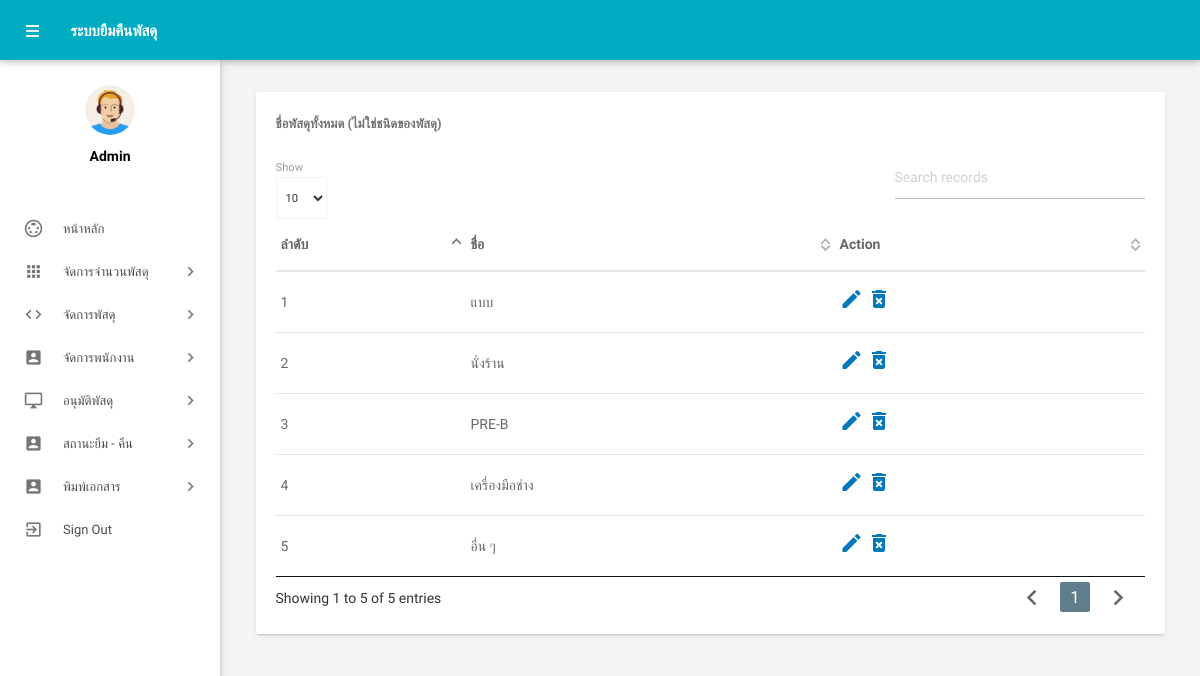
The app's page /admin/showpercel.php (signed in) with its own data.
### tables this page shows
CREATE TABLE `tbpercel` (
  `PercelName` varchar(80) NOT NULL,
  `PercelIdAuto` int(4) NOT NULL,
  `PercelId` varchar(15) NOT NULL
);

### admin/showpercel.php (the view, shortened to what this page needs)
<?php
include('includes/config.php');
if (strlen($_SESSION['alogin']) == 0) {
    header('location:index.php');
} else {
?>
    <!DOCTYPE html>
    <html lang="en">
    <head>
        <link type="text/css" rel="stylesheet" href="../assets/plugins/materialize/css/materialize.min.css" />
        <link href="../assets/plugins/material-preloader/css/materialPreloader.min.css" rel="stylesheet">
        <link href="../assets/plugins/datatables/css/jquery.dataTables.min.css" rel="stylesheet">
        <link href="../assets/css/alpha.min.css" rel="stylesheet" type="text/css" />
        <link href="../assets/css/custom.css" rel="stylesheet" type="text/css" />
    </head>
    <body>
        <?php include('includes/header.php'); ?>
        <?php include('includes/sidebar.php'); ?>
        <main class="mn-inner">
            <div class="row">
                <div class="col s12 m12 l12">
                    <div class="card">
                        <div class="card-content">
                            <span class="card-title">ชื่อพัสดุทั้งหมด (ไม่ใช่ชนิดของพัสดุ)</span>
                            <table id="example" class="display responsive-table ">
                                <thead>
                                    <tr>
                                        <th>ลำดับ</th>
                                        <th>ชื่อ</th>
                                        <th>Action</th>
                                    </tr>
                                </thead>
                                <tbody>
                                    <?php $sql = "SELECT * from tbpercel";
                                    $query = $dbh->prepare($sql);
                                    $query->execute();
                                    $results = $query->fetchAll(PDO::FETCH_OBJ);
                                    $cnt = 1;
                                    if ($query->rowCount() > 0) {
                                        foreach ($results as $result) {               ?>
                                            <tr>
                                                <td> <?php echo htmlentities($cnt); ?></td>
                                                <td><?php echo htmlentities($result->PercelName); ?></td>
                                                <td><a href="editleavetype.php?lid=<?php echo htmlentities($result->id); ?>"><i class="material-icons">mode_edit</i></a>
                                                    <a href="manageleavetype.php?del=<?php echo htmlentities($result->id); ?>" onclick="return confirm('Do you want to delete');"> <i class="material-icons">delete_forever</i></a>
                                                </td>
                                            </tr>
                                    <?php $cnt++;
                                        }
                                    } ?>
                                </tbody>
                            </table>
                        </div>
                    </div>
                </div>
            </div>
        </main>
        </div>
        <div class="left-sidebar-hover"></div>
    </body>
    </html>
<?php } ?>

### admin/showpercel.php (style rules this page uses)
body { font-family: 'IBM Plex Sans Thai Looped', sans-serif; }

### records on screen
tbpercel: PercelName "แบบ"
tbpercel: PercelName "นั่งร้าน"
tbpercel: PercelName "PRE-B"
tbpercel: PercelName "เครื่องมือช่าง"
tbpercel: PercelName "อื่น ๆ"
